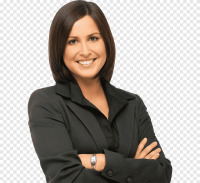
#> input picture photos/womenn.jpg, 200 x 183 px, found by its file name
$ python -i window33.py   (imports and definitions only)
#> lines starting #> are read from the running program, lines starting #| are printed output that depends on the picture; after the words box and inside, x2 and y2 are one past the last pixel; in counts of white or black regions, pixels touching at a corner belong together
import tkinter
from tkinter import filedialog, Button
import cv2
import os
import numpy as np
from PIL import Image, ImageTk

# [18 lines left out: function open_program, not called in this run]

def save():
    pass

def blue():
    # Load input image
    img = cv2.imread('C:/Users/smartuser/PycharmProjects/pythonProject1/photos/womenn.jpg')
#> img is the input picture: shape (183, 200, 3); mean B, G, R 159.8, 165.5, 171.8

    # Apply hair segmentation using a pre-trained model or algorithm
    # Here's an example using OpenCV's CascadeClassifier
    haar_cascade = cv2.CascadeClassifier(
        r'C:\Users\smartuser\AppData\Roaming\Python\Python311\site-packages\cv2\data\haarcascade_frontalface_default.xml')
    gray = cv2.cvtColor(img, cv2.COLOR_BGR2GRAY)
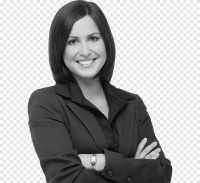
#> gray: shape (183, 200); min 7, max 255, mean 166.8
    faces = haar_cascade.detectMultiScale(gray, scaleFactor=3.1, minNeighbors=2)
#> faces = [[46, 12, 74, 74]]
    for (x, y, w, h) in faces:
        roi_gray = gray[y:2 + y + 2 * h, x:2 + x + 2 * w]
        roi_color = img[y:2 + y + 2 * h, x:2 + x + 2 * w]
        cv2.rectangle(img, (x, y), (x + w, y + h), (0, 0, 0), 0)
#> this loop made 1 pass
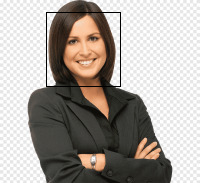
#> img: shape (183, 200, 3); 0.81% of pixels changed, all inside (x1, y1, x2, y2) = (46, 12, 121, 87)

    # Apply desired hair color or design to the hair region of the image
    # Here's an example of applying a blue hair dye to the hair region
    mask = np.zeros(img.shape[0:2], np.uint8)
    for (x, y, w, h) in faces:
        roi_gray = gray[y:y + 2 * h, x:x + 2 * w]
        roi_color = img[y:y + h, x:x + w]
        cv2.rectangle(mask, (x, y), (x + w, y + h), 255, -1)
#> this loop made 1 pass
#> pass 1, in blue, `roi_gray = gray[y:y + 2 * h, x:x + 2 * w]`:
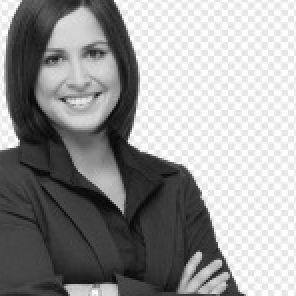
#> roi_gray: shape (148, 148) (shown 2 times larger); min 7, max 255, mean 152.2
#> pass 1, in blue, `roi_color = img[y:y + h, x:x + w]`:
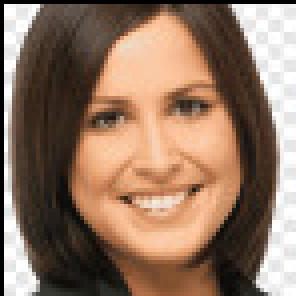
#> roi_color: shape (74, 74, 3) (shown 4 times larger); mean B, G, R 98.1, 117.2, 145.1
#> after the loop:
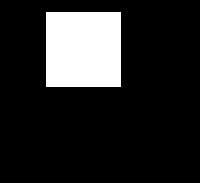
#> mask: shape (183, 200); 15.4% white; 1 white region, box (x1, y1, x2, y2) and area: (46, 12, 121, 87) 5625
    blue_hair = np.zeros_like(img)
    blue_hair[:, :, 0] = 255  # Set blue channel to 255
    blue_hair = cv2.bitwise_and(blue_hair, blue_hair, mask=mask)
    hair = cv2.addWeighted(blue_hair, 1.5, img, 1.5, 2)
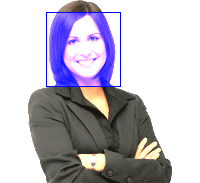
#> hair: shape (183, 200, 3); mean of channels 0, 1, 2 199.5, 187.6, 191.6; drawn as B, G, R

    # Blend modified hair region with original image
    result = cv2.addWeighted(hair, 0.5, img, 0.5, 3)
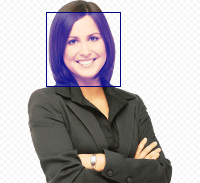
#> result: shape (183, 200, 3); mean of channels 0, 1, 2 181.5, 178.4, 183.5; drawn as B, G, R

    # Display result
    cv2.imshow('Result', result)
    cv2.imwrite('C:/Users/smartuser/PycharmProjects/pythonProject1/Output/blue.png', result)
    cv2.waitKey(0)
    cv2.destroyAllWindows()


# [115 lines left out: functions red, pink, blonde, not called in this run]


# [1 line not run here, left out]
bgimg = tkinter.PhotoImage(file="C:/Users/smartuser/PycharmProjects/pythonProject1/photos/bg1.png")
c1 = tkinter.PhotoImage(file="C:/Users/smartuser/PycharmProjects/pythonProject1/photos/9.png")
c2 = tkinter.PhotoImage(file="C:/Users/smartuser/PycharmProjects/pythonProject1/photos/10.png")
c3 = tkinter.PhotoImage(file="C:/Users/smartuser/PycharmProjects/pythonProject1/photos/11.png")
c4 = tkinter.PhotoImage(file="C:/Users/smartuser/PycharmProjects/pythonProject1/photos/8.png")
c5 = tkinter.PhotoImage(file="C:/Users/smartuser/PycharmProjects/pythonProject1/photos/13.png")
c6 = tkinter.PhotoImage(file="C:/Users/smartuser/PycharmProjects/pythonProject1/photos/15.png")
c7 = tkinter.PhotoImage(file="C:/Users/smartuser/PycharmProjects/pythonProject1/photos/12.png")

# [3 lines not run here, left out]

# [1 line that did not run here, left out]
# [1 line not run here, left out]
# [1 line that did not run here, left out]
# [1 line not run here, left out]
# [1 line that did not run here, left out]
# [1 line not run here, left out]

# [1 line that did not run here, left out]
# [1 line not run here, left out]
# [1 line that did not run here, left out]
# [1 line not run here, left out]
# [1 line that did not run here, left out]
# [1 line not run here, left out]
# [1 line that did not run here, left out]
# [3 lines not run here, left out]

>>> result = blue()
